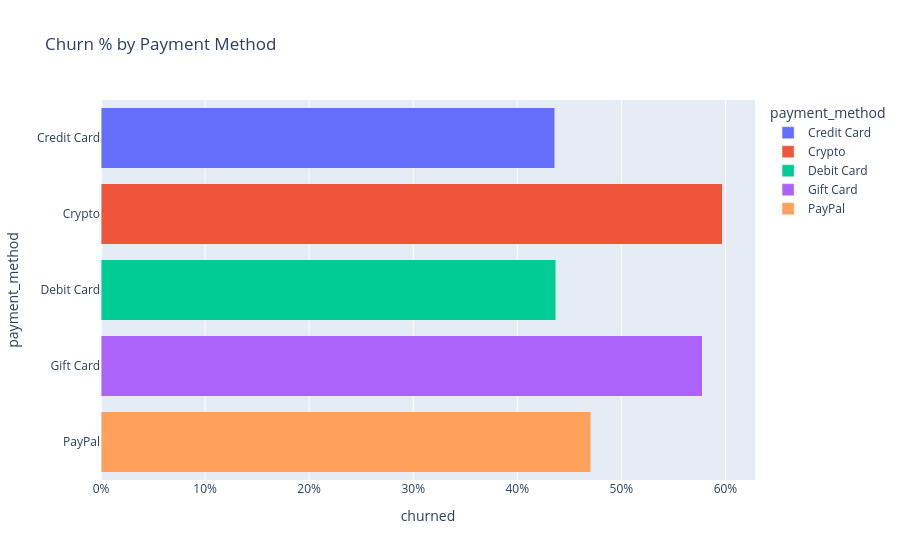

The notebook cell this image was saved under:
### Code cell
df_rates = netflix_df.groupby("payment_method")["churned"].mean().reset_index()

fig = plx.bar(
    df_rates,
    x="churned",
    y="payment_method",
    color="payment_method",
    barmode="stack",
    title="Churn % by Payment Method"
)
fig.update_xaxes(tickformat=".0%")
fig.show()

### Figure 1 — Plotly figure (JSON) as saved in the notebook; plotly's stock layout.template omitted (floating-point values rounded to 4 significant figures)
{"data": [{"hovertemplate": "payment_method=%{y}<br>churned=%{x}<extra></extra>", "legendgroup": "Credit Card", "marker": {"color": "#636efa", "pattern": {"shape": ""}}, "name": "Credit Card", "orientation": "h", "showlegend": true, "textposition": "auto", "type": "bar", "x": [0.4358], "xaxis": "x", "y": ["Credit Card"], "yaxis": "y"}, {"hovertemplate": "payment_method=%{y}<br>churned=%{x}<extra></extra>", "legendgroup": "Crypto", "marker": {"color": "#EF553B", "pattern": {"shape": ""}}, "name": "Crypto", "orientation": "h", "showlegend": true, "textposition": "auto", "type": "bar", "x": [0.597], "xaxis": "x", "y": ["Crypto"], "yaxis": "y"}, {"hovertemplate": "payment_method=%{y}<br>churned=%{x}<extra></extra>", "legendgroup": "Debit Card", "marker": {"color": "#00cc96", "pattern": {"shape": ""}}, "name": "Debit Card", "orientation": "h", "showlegend": true, "textposition": "auto", "type": "bar", "x": [0.4369], "xaxis": "x", "y": ["Debit Card"], "yaxis": "y"}, {"hovertemplate": "payment_method=%{y}<br>churned=%{x}<extra></extra>", "legendgroup": "Gift Card", "marker": {"color": "#ab63fa", "pattern": {"shape": ""}}, "name": "Gift Card", "orientation": "h", "showlegend": true, "textposition": "auto", "type": "bar", "x": [0.5779], "xaxis": "x", "y": ["Gift Card"], "yaxis": "y"}, {"hovertemplate": "payment_method=%{y}<br>churned=%{x}<extra></extra>", "legendgroup": "PayPal", "marker": {"color": "#FFA15A", "pattern": {"shape": ""}}, "name": "PayPal", "orientation": "h", "showlegend": true, "textposition": "auto", "type": "bar", "x": [0.4708], "xaxis": "x", "y": ["PayPal"], "yaxis": "y"}], "layout": {"barmode": "stack", "legend": {"title": {"text": "payment_method"}, "tracegroupgap": 0}, "title": {"text": "Churn % by Payment Method"}, "xaxis": {"anchor": "y", "domain": [0, 1], "tickformat": ".0%", "title": {"text": "churned"}}, "yaxis": {"anchor": "x", "categoryarray": ["PayPal", "Gift Card", "Debit Card", "Crypto", "Credit Card"], "categoryorder": "array", "domain": [0, 1], "title": {"text": "payment_method"}}}}
